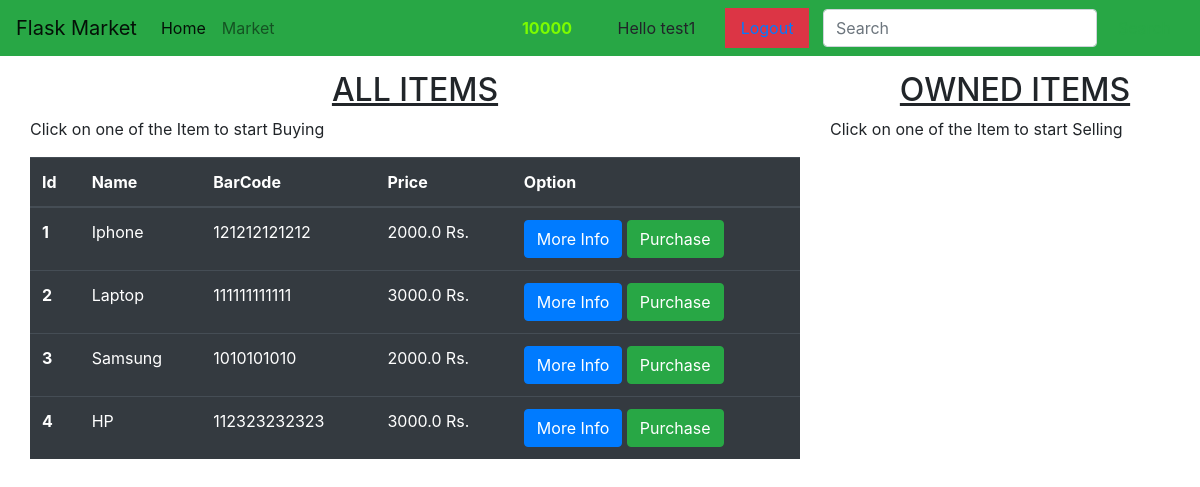
The app's page /market (signed in) with its own data.
### core_market_data/models.py (models this page shows, shortened)
class User(db.Model,UserMixin):
    id =db.Column(db.Integer(),primary_key=True)
    username=db.Column(db.String(100),unique=True,nullable=False)
    email_address=db.Column(db.String(100),unique=True,nullable=False)
    password_hash=db.Column(db.String(100),nullable=False)
    budget=db.Column(db.Integer(),nullable=False, default=1000)
    items_owned=db.relationship('Items',backref="owned_user",lazy=True)
    @property
    def password(self):
        return self.password

class Items(db.Model):
    id=db.Column(db.Integer(),primary_key=True)
    name=db.Column(db.String(length=200),nullable=False, unique=True)
    price=db.Column(db.Float(),nullable=False)
    barcode=db.Column(db.String(length=12),nullable=False)
    description=db.Column(db.String(length=200),nullable=False)
    owner=db.Column(db.Integer(),db.ForeignKey('user.id'))

### core_market_data/views.py (the view, shortened to what this page needs)
@views.route('/market',methods=['GET','POST'])
@login_required
def market_page():
    purchase_form=PurchaseItemForm()
    sell_form=SellItemForm()
    if request.method=="GET":
        items=Items.query.filter_by(owner=None)
        owned_items=Items.query.filter_by(owner=current_user.id)
        return render_template('market.html',items=items,purchase_form=purchase_form,owned_items=owned_items,sell_form=sell_form)

### core_market_data/forms.py
class PurchaseItemForm(FlaskForm):
    submit = SubmitField(label='Purchase Item')

class SellItemForm(FlaskForm):
    submit = SubmitField(label='Sell Item')

### core_market_data/__init__.py (called while the page is built)
def create_app():
    app = Flask(__name__)
    app.config['SECRET_KEY'] = 'hellohello123@'
    app.config['SQLALCHEMY_DATABASE_URI'] = "sqlite:///market.db"
    db.init_app(app)
    bcrypt.init_app(app)
    loginmanager.init_app(app)
    from .auth import auth
    from .views import views
    app.register_blueprint(auth, url_prefix="/auth")
    app.register_blueprint(views, url_prefix="/")
    from .models import Items,User
    create_database(app)
    @loginmanager.user_loader
    def load_user(user_id):
        return User.query.get(int(user_id))
    loginmanager.login_view='auth.login_page'
    loginmanager.login_message_category='info'
    return app

### core_market_data/templates/market.html (shortened to what this page needs)
{% extends 'base.html' %}
{% block body %}
<div class="row" style="margin-top: 15px; margin-left: 15px;">
   <div class="col-8">
      <h2 align="center"><u>ALL ITEMS</u></h2>
     <p>Click on one of the Item to start Buying</p>
      <table class="table table-dark">
         <thead>
            <tr>
               <th scope="col">Id</th>
               <th scope="col">Name</th>
               <th scope="col">BarCode</th>
               <th scope="col">Price</th>
               <th scope="col">Option</th>
            </tr>
         </thead>
         <tbody>
            {% for item in items  %}
            <tr>
               <th scope="row">{{ item.id }}</th>
               <td>{{ item.name }}</td>
               <td>{{item.barcode }}</td>
               <td>{{ item.price }} Rs.</td>
               <td>
                 <button type="button" class="btn btn-primary" data-bs-toggle="modal" data-bs-target="#exampleModal-{{ item.id }}">
   More Info
</button>
                  <button type="button" class="btn btn-success" data-bs-toggle="modal" data-bs-target="#PurchaseModal-{{ item.id }}">
   Purchase
</button>
               </td>
            </tr>
            {% endfor %}
         </tbody>
      </table>
   </div>
   <div class="col-4">
     <h2 align="center"><u>OWNED ITEMS</u></h2>
     <p>Click on one of the Item to start Selling</p>
</div>
   </div>
{% endblock %}

### core_market_data/templates/base.html (shortened to what this page needs)
<!doctype html>
<html lang="en">
   <head>
      <link rel="stylesheet" href="https://cdn.jsdelivr.net/npm/bootstrap@4.3.1/dist/css/bootstrap.min.css">
   </head>
   <body>
      <nav class="navbar navbar-expand-lg navbar-light bg-success">
         <a class="navbar-brand" href="/">Flask Market</a>
         <div class="collapse navbar-collapse" id="navbarSupportedContent">
            <ul class="navbar-nav mr-auto">
               <li class="nav-item active">
                  <a class="nav-link" href="/home">Home <span class="sr-only">(current)</span></a>
               </li>
               <li class="nav-item">
                  <a class="nav-link" href="/market">Market</a>
               </li>
            </ul>
            <form class="form-inline my-2 my-lg-0">
               {% if current_user.is_authenticated %}
               <a class="nav-link" style="color:lawngreen; font-weight : bold" >
               {{ current_user.budget }}</a>&nbsp;&nbsp;&nbsp;
               <a class="nav-link" >Hello {{ current_user.username }}</a>&nbsp;&nbsp;&nbsp;
               <a class="nav-link bg-danger" href="/auth/logout">Logout</a>&nbsp;&nbsp;&nbsp;
               {% else %}
               <a class="nav-link bg-dark" href="/auth/login">Login</a>&nbsp;&nbsp;&nbsp;
               <a class="nav-link bg-danger" href="/auth/register">Register</a>&nbsp;&nbsp;&nbsp;
               {% endif %}
               <input class="form-control mr-sm-2" type="search" placeholder="Search" aria-label="Search">
               <button class="btn btn-outline-success my-2 my-sm-0" type="submit">Search</button>
            </form>
         </div>
      </nav>
      {% block body %}{% endblock %}
   </body>
</html>

### records on screen
User: budget "10000", username "test1"
Items: id "1", name "Iphone", barcode "121212121212", price "2000.0"
Items: id "2", name "Laptop", barcode "111111111111", price "3000.0"
Items: id "3", name "Samsung", barcode "1010101010", price "2000.0"
Items: id "4", name "HP", barcode "112323232323", price "3000.0"
